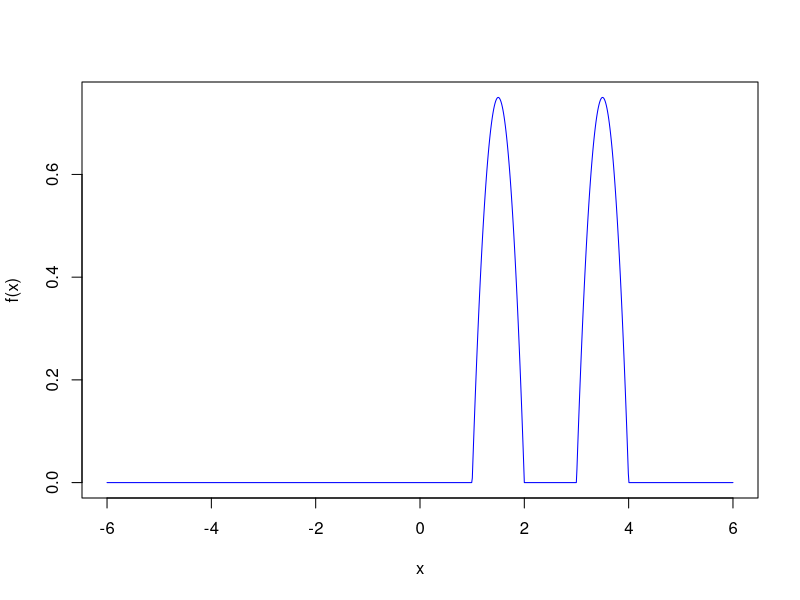
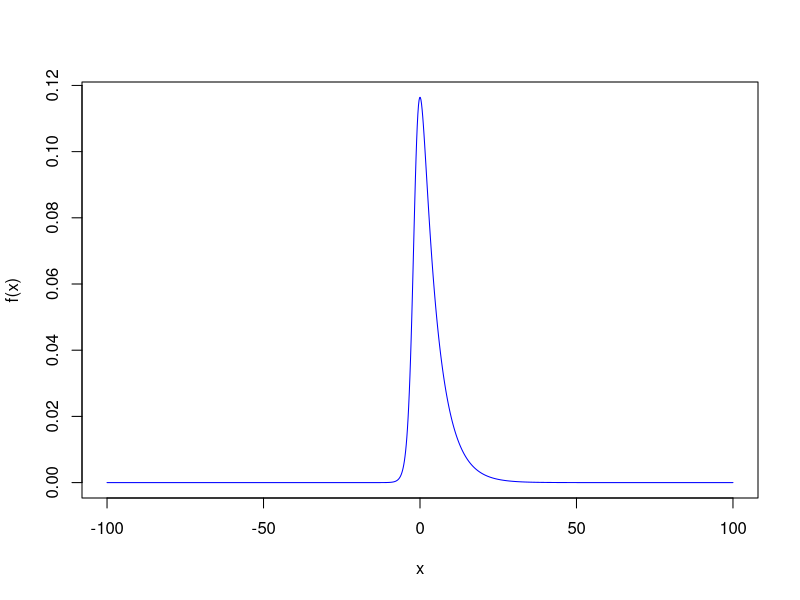
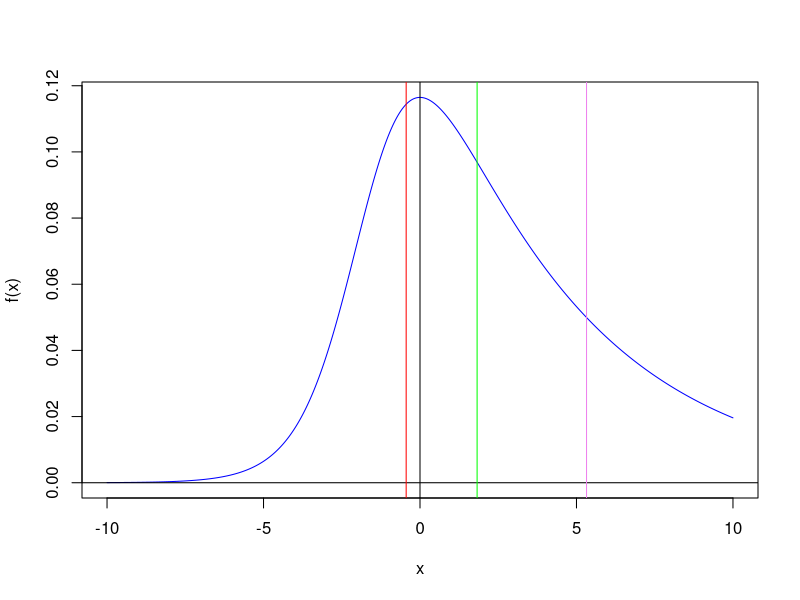

Reproduce these figures in R, in order.
# writing f(x) in compact form
f = function(x) {
  (x < 2 & x > 1) * (3*(1-x)*(x-2)) + (x < 4 & x > 3) * (3*(3-x)*(x-4))+ (x>= 4 & x<= 1) * (0)
}
# x = -6:6
# print(f(x))

curve(f(x),-6,6,n=1024,col='blue')  


#============================



# writing f(x) in compact form
f = function(x) {
  (x < 50 & x > -50) * (exp(x)/((1+5*exp(x))^{1.2}))
}
# x = -6:6
# print(f(x))

curve(f(x),-100,100,n=1024,col='blue')

#-----------PDF,CDF,Quartiles-------------

dlogF<-function(x){exp(x)/((1+5*exp(x))^{1.2})}
plogF<-function(x){1-((1+5*exp(x))^{-0.2})}
qlogF<-function(x){log(0.2*((1-x)^(-5)-1))}

qlogF(.25);qlogF(.50);qlogF(.75)

## plot the pdf

# writing f(x) in compact form
f = function(x) {
  (x < 50 & x > -50) * (exp(x)/((1+5*exp(x))^{1.2}))
}
# x = -6:6
# print(f(x))

curve(f(x),-10,10,n=1024,col='blue')
abline(v = 0, h = 0) # plotting the x and y axes
abline(v = -0.4419242, col = 'red') # plotting the 25th percentile line 
abline(v = 1.824549, col = 'green') # plotting the 25th percentile line 
abline(v = 5.321057, col = 'violet') # plotting the 25th percentile line 

